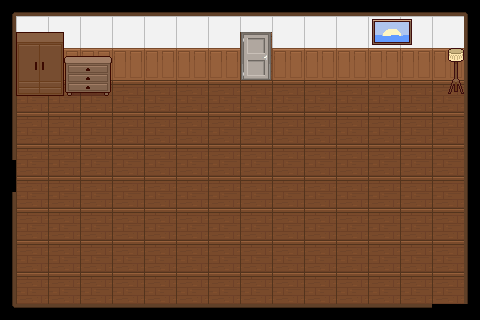

This is a level from a 2D game, rendered from its Tiled map with the project's own tilesets. A one-line summary and the map file follow, with tile-layer data summarised:
An orthogonal 30x20 tile map with 16x16 px tiles, 4 tile layers (Floor, Wall, Door_image, Decor), 9 tilesets and 3 objects (2x Quả táo dai, map).

<map version="1.10" tiledversion="1.12.0" orientation="orthogonal" renderorder="right-down" width="30" height="20" tilewidth="16" tileheight="16" infinite="0" nextlayerid="9" nextobjectid="8">
 <tileset firstgid="1" name="Dirt" tilewidth="16" tileheight="16" tilecount="64" columns="8">
  <image source="Sprout-Lands-Tilemap-0.2.0/addons/sprout_lands_tilemap/assets/Tilesets/Tilled Dirt.png" width="128" height="128" />
 </tileset>
 <tileset firstgid="65" name="grass" tilewidth="16" tileheight="16" tilecount="80" columns="10">
  <image source="Sprout-Lands-Tilemap-0.2.0/addons/sprout_lands_tilemap/assets/Tilesets/Grass.png" width="160" height="128" />
 </tileset>
 <tileset firstgid="145" name="fences" tilewidth="16" tileheight="16" tilecount="16" columns="4">
  <image source="Sprout-Lands-Tilemap-0.2.0/addons/sprout_lands_tilemap/assets/Tilesets/Fences.png" width="64" height="64" />
 </tileset>
 <tileset firstgid="161" source="map_Kitchen/door.tsx" />
 <tileset firstgid="897" source="map_Livingroom/pixelinterior_LRK_v1.1/floorswalls_LRK.tsx" />
 <tileset firstgid="1121" source="map_Livingroom/pixelinterior_LRK_v1.1/doorswindowsstairs_LRK.tsx" />
 <tileset firstgid="1857" source="map_Livingroom/pixelinterior_BR_v1.1/wardrobes_BR.tsx" />
 <tileset firstgid="2340" source="map_Livingroom/pixelinterior_BR_v1.1/decorations_BR.tsx" />
 <tileset firstgid="2484" source="map_Kitchen/decorations.tsx" />
 <layer id="1" name="Floor" width="30" height="20">
  <data>[600 cells, 398 non-empty, 4 distinct tile ids]</data>
 </layer>
 <layer id="2" name="Wall" width="30" height="20">
  <data>[600 cells, 197 non-empty, 20 distinct tile ids]</data>
 </layer>
 <layer id="7" name="Door_image" width="30" height="20">
  <data>[600 cells, 6 non-empty, 6 distinct tile ids]</data>
 </layer>
 <objectgroup id="4" name="Door">
  <object id="1" name="map" x="433.108" y="304.076" width="33.9169" height="15.1454">
   <properties>
    <property name="spawnX" type="float" value="50" />
    <property name="spawnY" type="float" value="50" />
    <property name="targetMap" value="living_room.tmx" />
   </properties>
  </object>
 </objectgroup>
 <layer id="8" name="Decor" width="30" height="20">
  <data>[600 cells, 30 non-empty, 30 distinct tile ids]</data>
 </layer>
 <objectgroup id="5" name="Items">
  <object id="4" name="Quả táo dai" x="80.5469" y="46.8272" width="14.4044" height="16.0665">
   <properties>
    <property name="ID" value="apple_map" />
    <property name="dialogue" value="Chào mừng mọi người đã đến với trải nghiệm bị con gái đì" />
    <property name="texture" value="apple" />
    <property name="type" value="ITEM" />
   </properties>
  </object>
  <object id="7" name="Quả táo dai" x="342.698" y="119.039" width="14.4044" height="16.0665">
   <properties>
    <property name="ID" value="apple_map" />
    <property name="dialogue" value="Chào mừng mọi người đã đến với trải nghiệm bị con gái đì" />
    <property name="texture" value="apple" />
    <property name="type" value="ITEM" />
   </properties>
  </object>
 </objectgroup>
</map>
